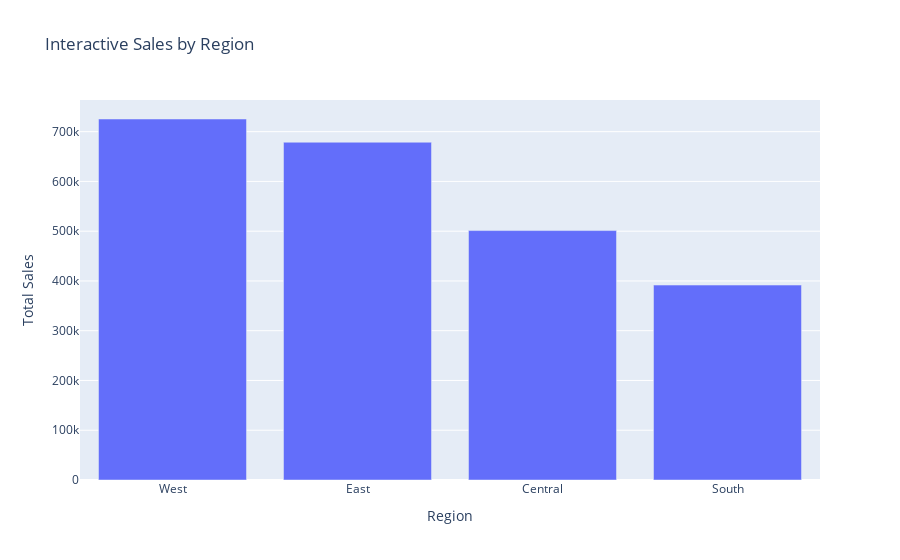

Source (notebook cell):
### Code cell
import plotly.express as px

fig = px.bar(region_sales, x=region_sales.index, y=region_sales.values,
             labels={'x': 'Region', 'y': 'Total Sales'},
             title="Interactive Sales by Region")
fig.show()

### Figure 1 — Plotly figure (JSON) as saved in the notebook; plotly's stock layout.template omitted (floating-point values rounded to 4 significant figures)
{"data": [{"alignmentgroup": "True", "hovertemplate": "Region=%{x}<br>Total Sales=%{y}<extra></extra>", "legendgroup": "", "marker": {"color": "#636efa", "pattern": {"shape": ""}}, "name": "", "offsetgroup": "", "orientation": "v", "showlegend": false, "textposition": "auto", "type": "bar", "x": ["West", "East", "Central", "South"], "xaxis": "x", "y": [725500.0, 678800.0, 501200.0, 391700.0], "yaxis": "y"}], "layout": {"barmode": "relative", "legend": {"tracegroupgap": 0}, "title": {"text": "Interactive Sales by Region"}, "xaxis": {"anchor": "y", "domain": [0, 1], "title": {"text": "Region"}}, "yaxis": {"anchor": "x", "domain": [0, 1], "title": {"text": "Total Sales"}}}}
